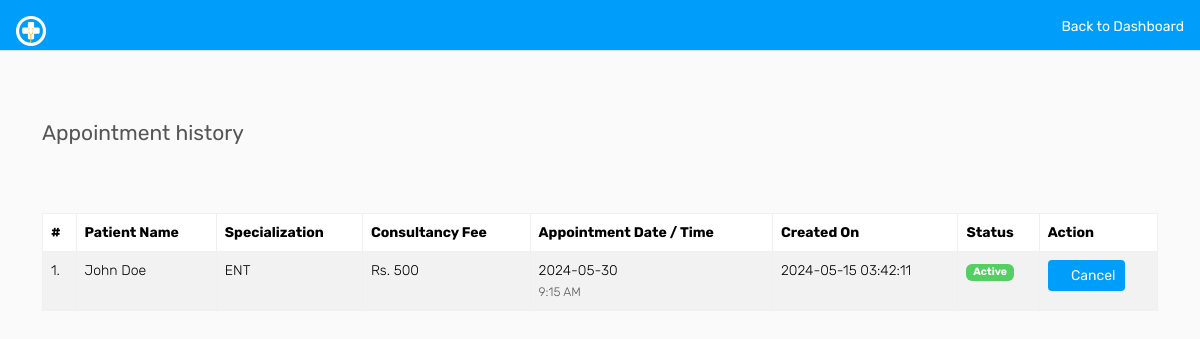
Page /doctor/appointment-history.php (signed in) on the earlier database version.
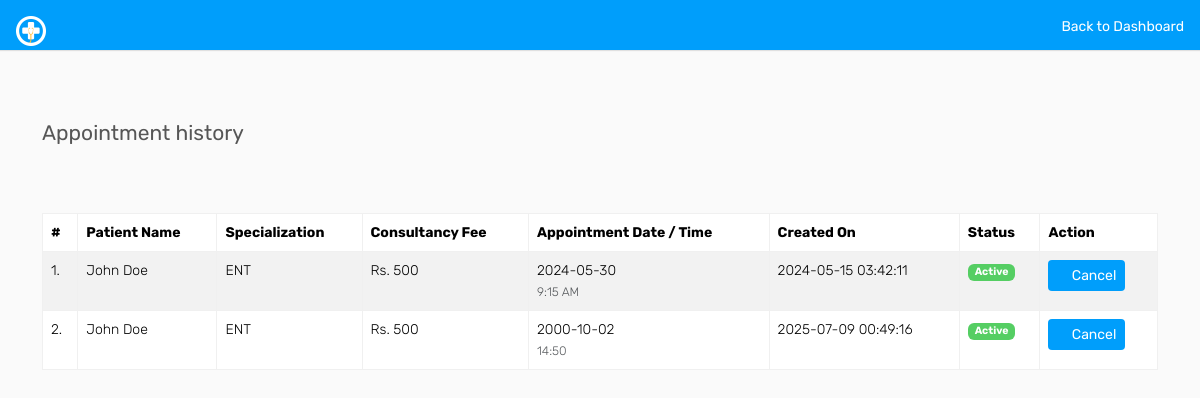
Same page on the later database version.
### tables this page shows
CREATE TABLE `appointment` (
  `id` int(11) NOT NULL,
  `doctorSpecialization` varchar(255) DEFAULT NULL,
  `doctorId` int(11) DEFAULT NULL,
  `userId` int(11) DEFAULT NULL,
  `consultancyFees` int(11) DEFAULT NULL,
  `appointmentDate` varchar(255) DEFAULT NULL,
  `appointmentTime` varchar(255) DEFAULT NULL,
  `postingDate` timestamp NULL DEFAULT current_timestamp(),
  `userStatus` int(11) DEFAULT NULL,
  `doctorStatus` int(11) DEFAULT NULL,
  `updationDate` timestamp NULL DEFAULT NULL ON UPDATE current_timestamp()
);

CREATE TABLE `users` (
  `id` int(11) NOT NULL,
  `fullName` varchar(255) DEFAULT NULL,
  `address` longtext DEFAULT NULL,
  `city` varchar(255) DEFAULT NULL,
  `gender` varchar(255) DEFAULT NULL,
  `email` varchar(255) DEFAULT NULL,
  `password` varchar(255) DEFAULT NULL,
  `regDate` timestamp NULL DEFAULT current_timestamp(),
  `updationDate` timestamp NULL DEFAULT NULL ON UPDATE current_timestamp()
);

### doctor/appointment-history.php (the view, shortened to what this page needs)
<?php
include('includes/config.php');
if (strlen($_SESSION['id'] == 0)) {
    header('location: auth/logout.php');
} else {
?>
    <!DOCTYPE html>
    <html lang="en">
    <head>
        <link href="https://cdn.jsdelivr.net/npm/bootstrap@5.3.3/dist/css/bootstrap.min.css" rel="stylesheet">
        <link rel="stylesheet" href="assets/css/font-awesome.min.css">
        <link rel="stylesheet" href="assets/css/style.css">
    </head>
    <body>
        <div class="header bg-primary mb-4 p-3 d-flex justify-content-between">
            <a href="dashboard.php" class="text-white text-decoration-none">
                <img src="assets/images/logo.png" width="30" height="30" alt="CARE">
            </a>
            <a href="dashboard.php" class="text-white text-decoration-none">Back to Dashboard</a>
        </div>
        <div class="container mt-5 py-4">
            <div class="row my-5">
                <div class="col-12 d-flex justify-content-between align-items-center">
                    <h4 class="page-title">Appointment history</h4>
                </div>
            </div>
            <div class="table-responsive">
                <table class="table table-bordered table-striped">
                    <thead class="table-lights">
                        <tr>
                            <th>#</th>
                            <th>Patient Name</th>
                            <th>Specialization</th>
                            <th>Consultancy Fee</th>
                            <th>Appointment Date / Time</th>
                            <th>Created On</th>
                            <th>Status</th>
                            <th>Action</th>
                        </tr>
                    </thead>
                    <tbody>
                        <?php
                        $sql = mysqli_query($con, "SELECT users.fullName as fname, appointment.* FROM appointment JOIN users ON users.id = appointment.userId WHERE appointment.doctorId='" . $_SESSION['id'] . "'");
                        $cnt = 1;
                        while ($row = mysqli_fetch_array($sql)) {
                        ?>
                            <tr>
                                <td data-label="#"><?php echo $cnt; ?>.</td>
                                <td data-label="Patient Name"><?php echo htmlentities($row['fname']); ?></td>
                                <td data-label="Specialization"><?php echo htmlentities($row['doctorSpecialization']); ?></td>
                                <td data-label="Consultancy Fee">Rs. <?php echo htmlentities($row['consultancyFees']); ?></td>
                                <td data-label="Appointment Date / Time">
                                    <?php echo htmlentities($row['appointmentDate']); ?><br>
                                    <small class="text-muted"><?php echo htmlentities($row['appointmentTime']); ?></small>
                                </td>
                                <td data-label="Created On"><?php echo htmlentities($row['postingDate']); ?></td>
                                <td data-label="Status">
                                    <?php
                                    if (($row['userStatus'] == 1) && ($row['doctorStatus'] == 1)) {
                                        echo '<span class="badge bg-success">Active</span>';
                                    } elseif (($row['userStatus'] == 0) && ($row['doctorStatus'] == 1)) {
                                        echo '<span class="badge bg-danger">Cancelled by Patient</span>';
                                    } elseif (($row['userStatus'] == 1) && ($row['doctorStatus'] == 0)) {
                                        echo '<span class="badge bg-warning text-dark">Cancelled by You</span>';
                                    }
                                    ?>
                                </td>
                                <td data-label="Action">
                                    <?php if (($row['userStatus'] == 1) && ($row['doctorStatus'] == 1)) { ?>
                                        <a href="appointment-history.php?id=<?php echo $row['id']; ?>&cancel=update"
                                            onclick="return confirm('Are you sure you want to cancel this appointment?');"
                                            class="btn btn-sm btn-primary mb-1">
                                            <i class="fa fa-times"></i> Cancel
                                        </a>
                                    <?php } else { ?>
                                        <span class="text-muted">Canceled</span>
                                    <?php } ?>
                                </td>
                            </tr>
                        <?php $cnt++;
                        } ?>
                    </tbody>
                </table>
            </div>
        </div>
    </body>
    </html>
<?php } ?>

Differences in the rows shown:
added appointment: userId.fullName "John Doe", doctorSpecialization "ENT", consultancyFees "500", appointmentDate "2000-10-02", appointmentTime "14:50", postingDate "2025-07-09 00:49:16", userStatus "Active"
